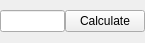
<ui version="4.0" >
 <class>AnnealTempWidget</class>
 <widget class="QWidget" name="AnnealTempWidget" >
  <property name="geometry" >
   <rect>
    <x>0</x>
    <y>0</y>
    <width>145</width>
    <height>43</height>
   </rect>
  </property>
  <property name="windowTitle" >
   <string>AnnealTempWidget</string>
  </property>
  <layout class="QHBoxLayout" >
   <property name="margin" >
    <number>0</number>
   </property>
   <property name="spacing" >
    <number>0</number>
   </property>
   <item>
    <layout class="QHBoxLayout" >
     <property name="margin" >
      <number>0</number>
     </property>
     <property name="spacing" >
      <number>0</number>
     </property>
     <item>
      <widget class="QLineEdit" name="edtTmp" >
       <property name="toolTip" >
        <string>&lt;html>&lt;head>&lt;meta name="qrichtext" content="1" />&lt;style type="text/css">
p, li { white-space: pre-wrap; }
&lt;/style>&lt;/head>&lt;body style=" font-family:'Sans Serif'; font-size:9pt; font-weight:400; font-style:normal; text-decoration:none;">
&lt;p style=" margin-top:0px; margin-bottom:0px; margin-left:0px; margin-right:0px; -qt-block-indent:0; text-indent:0px; font-size:5pt;">&lt;span style=" font-size:9pt;">Ideally the annealing temperature is determined emprically. If this is unknown, click the Calculate button which estimates the average Melting Temperatue (Tm) of the Forward and Reverse sequences.  For references, see the Online Help.&lt;/span>&lt;/p>&lt;/body>&lt;/html></string>
       </property>
      </widget>
     </item>
     <item>
      <widget class="QPushButton" name="btnCalcTemp" >
       <property name="toolTip" >
        <string>&lt;html>&lt;head>&lt;meta name="qrichtext" content="1" />&lt;style type="text/css">
p, li { white-space: pre-wrap; }
&lt;/style>&lt;/head>&lt;body style=" font-family:'Sans Serif'; font-size:5pt; font-weight:400; font-style:normal; text-decoration:none;">
&lt;p style=" margin-top:0px; margin-bottom:0px; margin-left:0px; margin-right:0px; -qt-block-indent:0; text-indent:0px;">&lt;span style=" font-size:9pt;">Ideally the annealing temperature is determined emprically. If this is unknown, click the Calculate button which estimates the average Melting Temperatue (Tm) of the Forward and Reverse sequences.  For references, see the Online Help.&lt;/span>&lt;/p>&lt;/body>&lt;/html></string>
       </property>
       <property name="text" >
        <string>Calculate</string>
       </property>
      </widget>
     </item>
    </layout>
   </item>
  </layout>
 </widget>
 <resources/>
 <connections/>
</ui>
